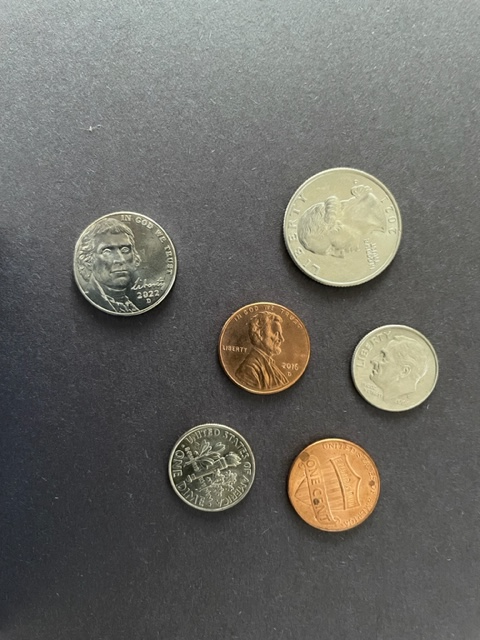
//> input picture program2/IMG_8117.jpg, 480 x 640 px, given in place of video.mp4, which was not available
$ ./chat   (built with g++ and OpenCV 4)
//> lines starting //> are read from the running program, lines starting //| are printed output that depends on the picture; after the words box and inside, x2 and y2 are one past the last pixel; in counts of white or black regions, pixels touching at a corner belong together; pictures that were not available may be replaced by others from this repository, and a replacement may not be noted
#include <opencv2/opencv.hpp>

int main() {
    cv::VideoCapture cap("path/to/your/video.mp4");
    if (!cap.isOpened()) {
        std::cout << "Error opening video file" << std::endl;
        return -1;
    }

    cv::Ptr<cv::BackgroundSubtractor> bgSubtractor = cv::createBackgroundSubtractorMOG2();

    while (true) {
        cv::Mat frame;
        cap.read(frame);
//> frame is the input picture: 640 rows x 480 cols, CV_8UC3; mean B, G, R 100.8, 106.4, 107.4

        if (frame.empty()) {
            break;
        }

        // Apply background subtraction
        cv::Mat fgMask;
        bgSubtractor->apply(frame, fgMask);
//> fgMask: 640 rows x 480 cols, CV_8UC1; every value is 127

        // Apply morphological operations (dilation and erosion)
        cv::Mat kernel = cv::getStructuringElement(cv::MORPH_RECT, cv::Size(20, 20));
        cv::dilate(fgMask, fgMask, kernel);
        cv::erode(fgMask, fgMask, kernel);

        // Find contours
        std::vector<std::vector<cv::Point>> contours;
        cv::findContours(fgMask, contours, cv::RETR_EXTERNAL, cv::CHAIN_APPROX_SIMPLE);
//> contours = 1 contour; box (x1, y1, x2, y2) and area: (0, 0, 480, 640) 306081

        // Draw bounding boxes around each contour
        for (const auto& contour : contours) {
            cv::Rect boundingBox = cv::boundingRect(contour);
            cv::rectangle(frame, boundingBox, cv::Scalar(0, 255, 0), 2);
        }
//> this loop made 1 pass
//> (contour, boundingBox) on pass 1: (4 Points (x, y): [0, 0], [0, 639], [479, 639], [479, 0], Rect(0, 0, 480, 640))
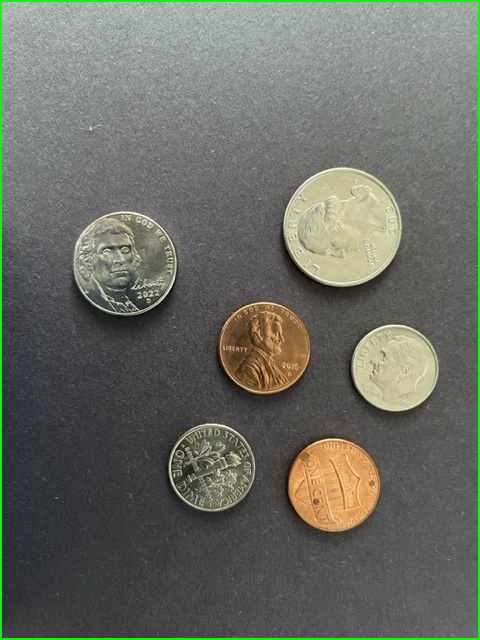
//> frame: 640 rows x 480 cols, CV_8UC3; 1.45% of pixels changed, all inside (x1, y1, x2, y2) = (0, 0, 480, 640)

        // Display the frame with bounding boxes
        cv::imshow("Moving Objects", frame);

        if (cv::waitKey(30) == 'q') {
//> the 'q' key is pressed
            break;
        }
    }

    cap.release();
    cv::destroyAllWindows();

    return 0;
}

$ run again, on program2/IMG_8122.jpg
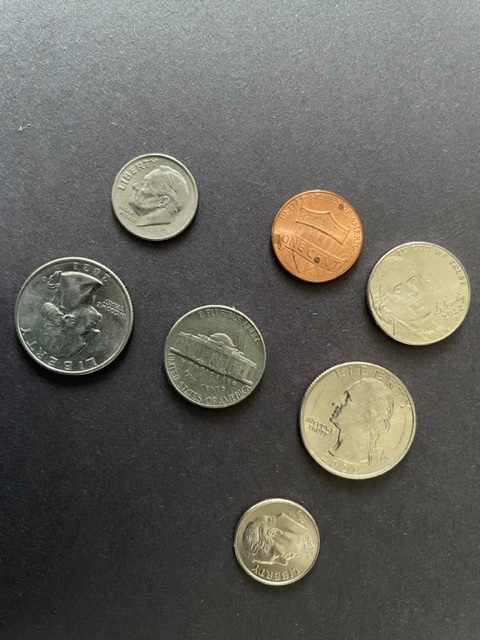
//> input picture program2/IMG_8122.jpg, 480 x 640 px, given in place of video.mp4, which was not available
//> frame is the input picture: 640 rows x 480 cols, CV_8UC3; mean B, G, R 92.8, 99.9, 101.3
//> `cv::erode(fgMask, fgMask, kernel);`:
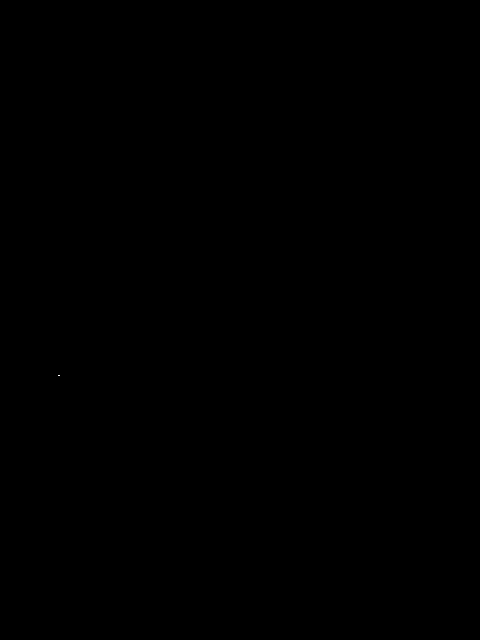
//> fgMask: 640 rows x 480 cols, CV_8UC1; values 127 (black) and 255 (white), 0% white in thin lines or dots, all inside (x1, y1, x2, y2) = (58, 375, 60, 376)
//> contours = 1 contour; box (x1, y1, x2, y2) and area: (0, 0, 480, 640) 306081
//> the loop `for (const auto& contour : contours)` made 1 pass
//> (contour, boundingBox) on pass 1: (4 Points (x, y): [0, 0], [0, 639], [479, 639], [479, 0], Rect(0, 0, 480, 640))
//> after the loop `for (const auto& contour : contours)`:
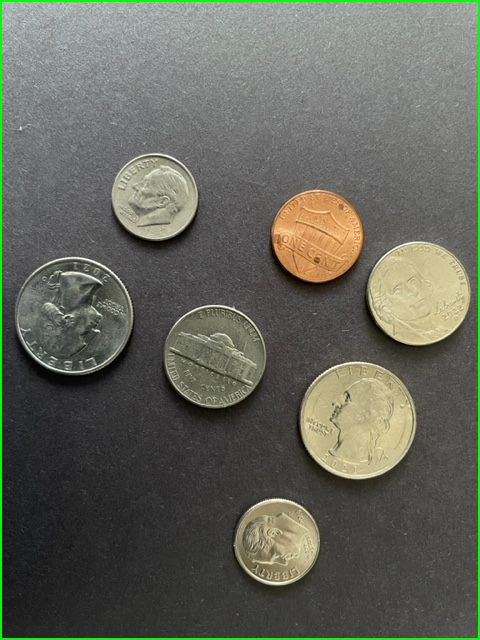
//> frame: 640 rows x 480 cols, CV_8UC3; 1.45% of pixels changed, all inside (x1, y1, x2, y2) = (0, 0, 480, 640)

$ run again, on program2/IMG_8123.jpg
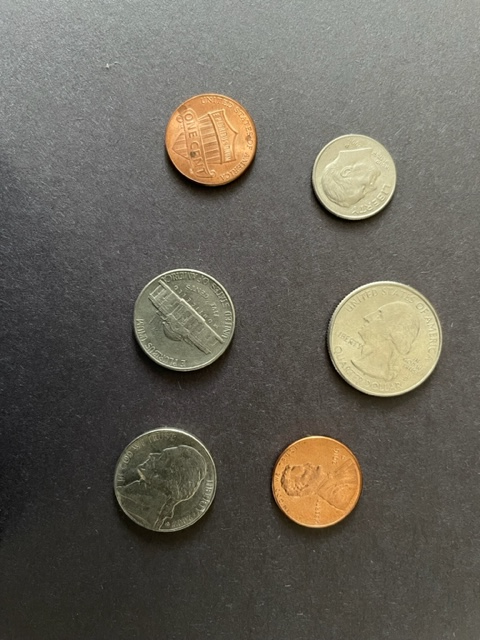
//> input picture program2/IMG_8123.jpg, 480 x 640 px, given in place of video.mp4, which was not available
//> frame is the input picture: 640 rows x 480 cols, CV_8UC3; mean B, G, R 90, 99.9, 103.9
//> `cv::erode(fgMask, fgMask, kernel);`:
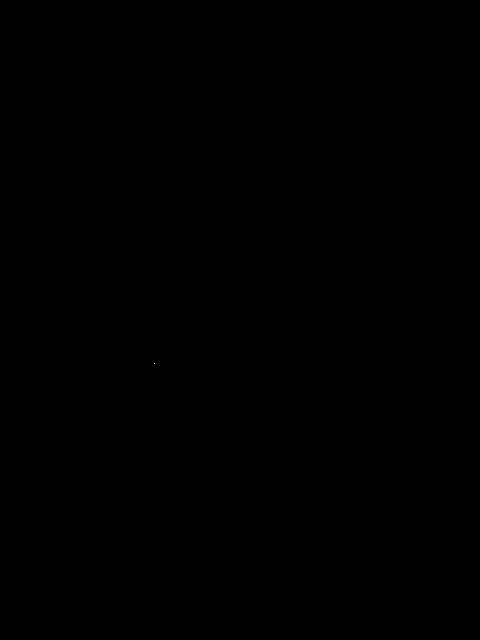
//> fgMask: 640 rows x 480 cols, CV_8UC1; values 127 (black) and 255 (white), 0% white in thin lines or dots, all inside (x1, y1, x2, y2) = (154, 363, 155, 364)
//> contours = 1 contour; box (x1, y1, x2, y2) and area: (0, 0, 480, 640) 306081
//> the loop `for (const auto& contour : contours)` made 1 pass
//> (contour, boundingBox) on pass 1: (4 Points (x, y): [0, 0], [0, 639], [479, 639], [479, 0], Rect(0, 0, 480, 640))
//> after the loop `for (const auto& contour : contours)`:
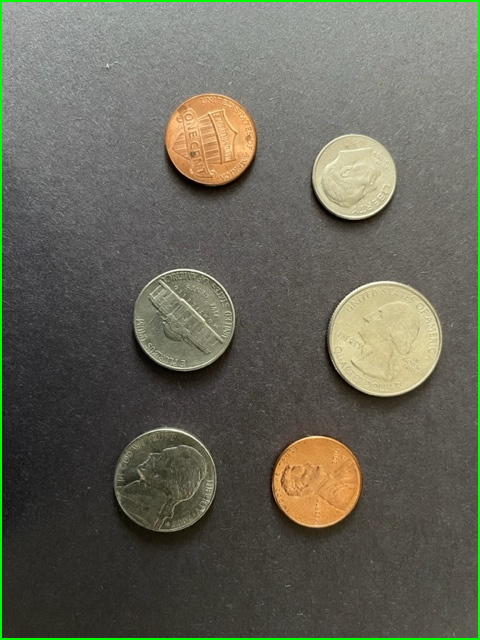
//> frame: 640 rows x 480 cols, CV_8UC3; 1.45% of pixels changed, all inside (x1, y1, x2, y2) = (0, 0, 480, 640)

$ run again, on program2/test10.jpg
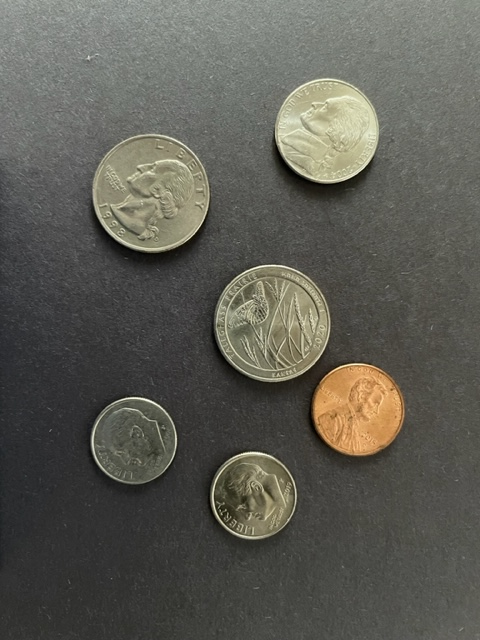
//> input picture program2/test10.jpg, 480 x 640 px, given in place of video.mp4, which was not available
//> frame is the input picture: 640 rows x 480 cols, CV_8UC3; mean B, G, R 84.3, 92.3, 93.2
//> `cv::erode(fgMask, fgMask, kernel);`:
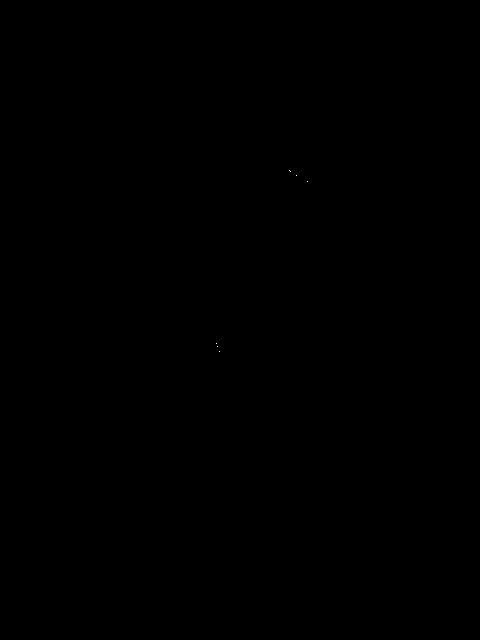
//> fgMask: 640 rows x 480 cols, CV_8UC1; values 127 (black) and 255 (white), 0% white in thin lines or dots, all inside (x1, y1, x2, y2) = (216, 170, 308, 352)
//> contours = 1 contour; box (x1, y1, x2, y2) and area: (0, 0, 480, 640) 306081
//> the loop `for (const auto& contour : contours)` made 1 pass
//> (contour, boundingBox) on pass 1: (4 Points (x, y): [0, 0], [0, 639], [479, 639], [479, 0], Rect(0, 0, 480, 640))
//> after the loop `for (const auto& contour : contours)`:
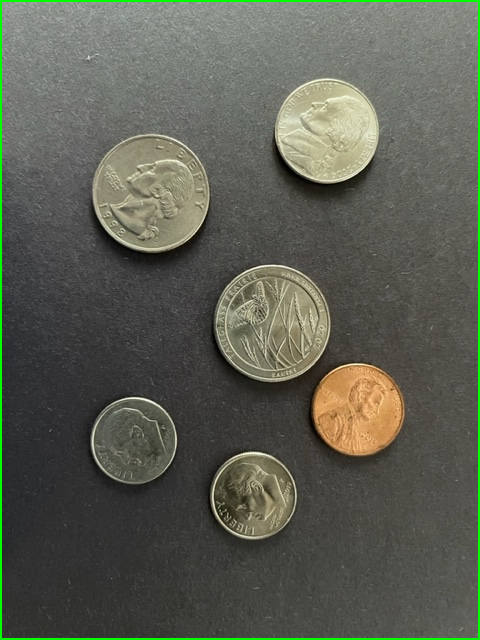
//> frame: 640 rows x 480 cols, CV_8UC3; 1.45% of pixels changed, all inside (x1, y1, x2, y2) = (0, 0, 480, 640)
